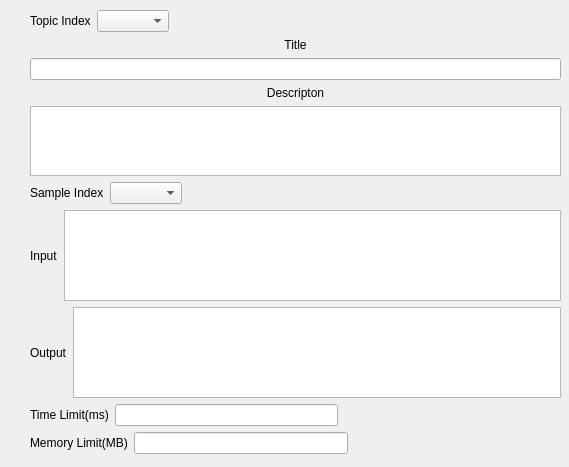
<?xml version="1.0" encoding="UTF-8"?>
<ui version="4.0">
 <class>TopicDialog</class>
 <widget class="QWidget" name="TopicDialog">
  <property name="geometry">
   <rect>
    <x>0</x>
    <y>0</y>
    <width>569</width>
    <height>467</height>
   </rect>
  </property>
  <property name="windowTitle">
   <string>Form</string>
  </property>
  <widget class="QWidget" name="verticalLayoutWidget_3">
   <property name="geometry">
    <rect>
     <x>30</x>
     <y>10</y>
     <width>531</width>
     <height>444</height>
    </rect>
   </property>
   <layout class="QVBoxLayout" name="verticalLayout_3">
    <item>
     <layout class="QHBoxLayout" name="horizontalLayout">
      <item>
       <widget class="QLabel" name="indexLabel">
        <property name="text">
         <string>Topic Index</string>
        </property>
       </widget>
      </item>
      <item>
       <widget class="QComboBox" name="topicIndexCombox"/>
      </item>
      <item>
       <spacer name="horizontalSpacer">
        <property name="orientation">
         <enum>Qt::Horizontal</enum>
        </property>
        <property name="sizeHint" stdset="0">
         <size>
          <width>40</width>
          <height>20</height>
         </size>
        </property>
       </spacer>
      </item>
     </layout>
    </item>
    <item>
     <layout class="QVBoxLayout" name="verticalLayout">
      <item>
       <widget class="QLabel" name="titleLabel">
        <property name="text">
         <string>Title</string>
        </property>
        <property name="alignment">
         <set>Qt::AlignCenter</set>
        </property>
       </widget>
      </item>
      <item>
       <widget class="QLineEdit" name="titleLineEdit">
        <property name="enabled">
         <bool>true</bool>
        </property>
        <property name="readOnly">
         <bool>true</bool>
        </property>
       </widget>
      </item>
      <item>
       <layout class="QVBoxLayout" name="verticalLayout_2">
        <item>
         <widget class="QLabel" name="descriptionLabel">
          <property name="text">
           <string>Descripton</string>
          </property>
          <property name="alignment">
           <set>Qt::AlignCenter</set>
          </property>
         </widget>
        </item>
        <item>
         <widget class="QPlainTextEdit" name="decriptionTextEdit">
          <property name="enabled">
           <bool>true</bool>
          </property>
          <property name="readOnly">
           <bool>true</bool>
          </property>
         </widget>
        </item>
        <item>
         <layout class="QVBoxLayout" name="verticalLayout_5">
          <item>
           <layout class="QHBoxLayout" name="horizontalLayout_4">
            <item>
             <widget class="QLabel" name="sampleLabel">
              <property name="text">
               <string>Sample Index</string>
              </property>
             </widget>
            </item>
            <item>
             <widget class="QComboBox" name="sampleIndexComboBox"/>
            </item>
            <item>
             <spacer name="horizontalSpacer_2">
              <property name="orientation">
               <enum>Qt::Horizontal</enum>
              </property>
              <property name="sizeHint" stdset="0">
               <size>
                <width>40</width>
                <height>20</height>
               </size>
              </property>
             </spacer>
            </item>
           </layout>
          </item>
          <item>
           <layout class="QHBoxLayout" name="horizontalLayout_5" stretch="0,0">
            <item>
             <widget class="QLabel" name="inputLabel">
              <property name="text">
               <string>Input</string>
              </property>
             </widget>
            </item>
            <item>
             <widget class="QTextEdit" name="inputTextEdit">
              <property name="enabled">
               <bool>true</bool>
              </property>
              <property name="readOnly">
               <bool>true</bool>
              </property>
             </widget>
            </item>
           </layout>
          </item>
          <item>
           <layout class="QHBoxLayout" name="horizontalLayout_6">
            <item>
             <widget class="QLabel" name="ouputLabel">
              <property name="text">
               <string>Output</string>
              </property>
             </widget>
            </item>
            <item>
             <widget class="QTextEdit" name="outputTextEdit">
              <property name="enabled">
               <bool>true</bool>
              </property>
              <property name="readOnly">
               <bool>true</bool>
              </property>
             </widget>
            </item>
           </layout>
          </item>
         </layout>
        </item>
        <item>
         <layout class="QHBoxLayout" name="horizontalLayout_2">
          <item>
           <widget class="QLabel" name="timeLimitLabel">
            <property name="text">
             <string>Time Limit(ms)</string>
            </property>
           </widget>
          </item>
          <item>
           <widget class="QLineEdit" name="timeLimitLineEdit">
            <property name="enabled">
             <bool>true</bool>
            </property>
            <property name="readOnly">
             <bool>true</bool>
            </property>
           </widget>
          </item>
          <item>
           <spacer name="horizontalSpacer_3">
            <property name="orientation">
             <enum>Qt::Horizontal</enum>
            </property>
            <property name="sizeHint" stdset="0">
             <size>
              <width>40</width>
              <height>20</height>
             </size>
            </property>
           </spacer>
          </item>
         </layout>
        </item>
       </layout>
      </item>
     </layout>
    </item>
    <item>
     <layout class="QHBoxLayout" name="horizontalLayout_3">
      <item>
       <widget class="QLabel" name="memoryLimitLabel">
        <property name="text">
         <string>Memory Limit(MB)</string>
        </property>
       </widget>
      </item>
      <item>
       <widget class="QLineEdit" name="memoryLimitLineEdit">
        <property name="enabled">
         <bool>true</bool>
        </property>
        <property name="readOnly">
         <bool>true</bool>
        </property>
       </widget>
      </item>
      <item>
       <spacer name="horizontalSpacer_4">
        <property name="orientation">
         <enum>Qt::Horizontal</enum>
        </property>
        <property name="sizeHint" stdset="0">
         <size>
          <width>40</width>
          <height>20</height>
         </size>
        </property>
       </spacer>
      </item>
     </layout>
    </item>
   </layout>
  </widget>
 </widget>
 <resources/>
 <connections/>
</ui>
